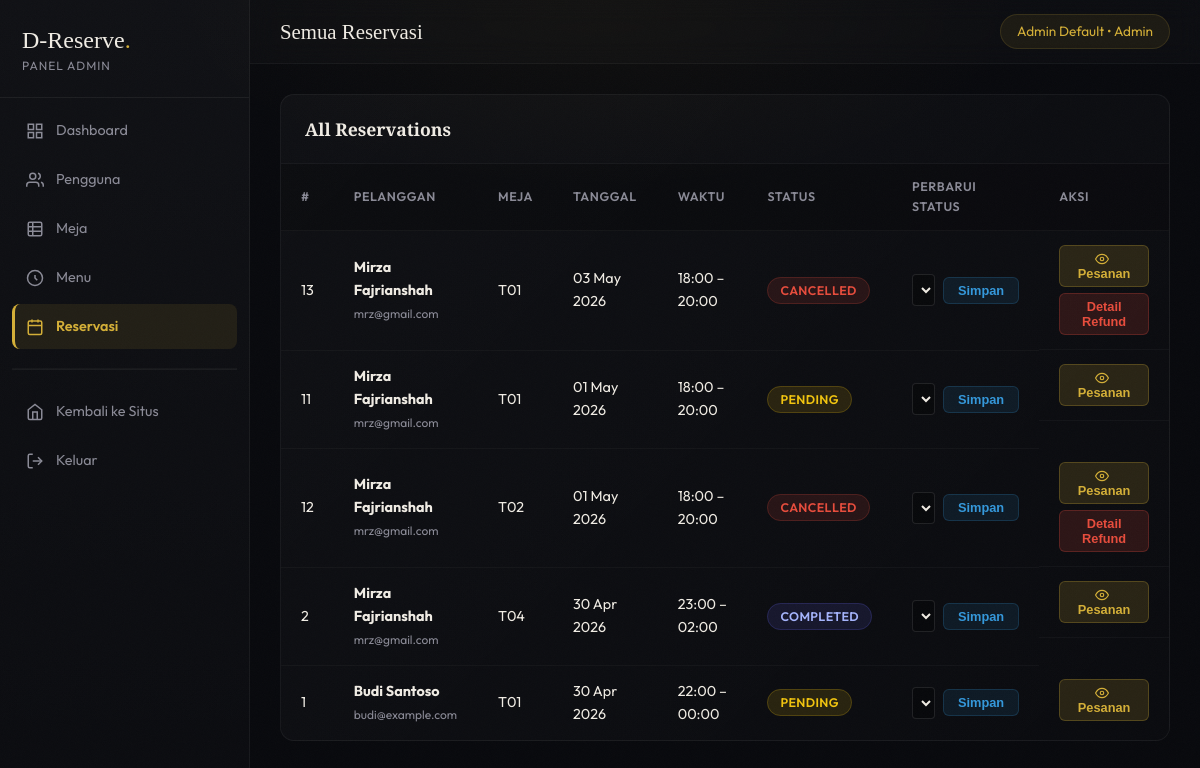
The app's page /public/index.php?action=admin_reservations (signed in) with its own data.
### tables this page shows
CREATE TABLE `reservations` (
  `id` int(11) NOT NULL,
  `user_id` int(11) NOT NULL,
  `table_id` int(11) NOT NULL,
  `reservation_date` date NOT NULL,
  `start_time` time NOT NULL,
  `end_time` time NOT NULL,
  `status` enum('pending','confirmed','completed','cancelled') DEFAULT 'pending',
  `created_at` timestamp NOT NULL DEFAULT current_timestamp()
);

CREATE TABLE `users` (
  `id` int(11) NOT NULL,
  `name` varchar(100) NOT NULL,
  `email` varchar(100) NOT NULL,
  `password` varchar(255) NOT NULL,
  `role` enum('customer','admin') DEFAULT 'customer',
  `created_at` timestamp NOT NULL DEFAULT current_timestamp(),
  `phone` varchar(20) DEFAULT NULL
);

CREATE TABLE `tables` (
  `id` int(11) NOT NULL,
  `table_number` varchar(20) NOT NULL,
  `capacity` int(11) NOT NULL,
  `status` enum('available','occupied','reserved') DEFAULT 'available'
);

### controllers/AdminController.php (called while the page is built, shortened)
<?php
require_once '../models/Reservation.php';
class AdminController {
    private $db;
    public function __construct() {
        $database = new Database();
        $this->db = $database->getConnection();
    }
    public function reservations() {
        $reservation  = new Reservation($this->db);
        $reservations = $reservation->readAll();
        require_once '../views/admin/reservations.php';
    }
}
?>

### config/Database.php (called while the page is built, shortened)
<?php
class Database {
    private $host = "localhost";
    private $db_name = "dreserve";
    private $username = "root";
    private $password = "";
    public function getConnection() {
        $this->conn = null;
        try {
            $this->conn = new PDO("mysql:host=" . $this->host . ";dbname=" . $this->db_name, $this->username, $this->password);
            $this->conn->setAttribute(PDO::ATTR_ERRMODE, PDO::ERRMODE_EXCEPTION);
        } catch(PDOException $exception) {
            echo "Connection error: " . $exception->getMessage();
        }
        return $this->conn;
    }
}
?>

### models/Reservation.php (called while the page is built, shortened)
<?php
class Reservation {
    private $conn;
    private $table_name = "reservations";
    public function __construct($db) {
        $this->conn = $db;
    }
    public function readAll() {
        $query = "SELECT r.*, u.name as user_name, u.email, t.table_number, p.status as payment_status
                  FROM " . $this->table_name . " r
                  JOIN users u ON r.user_id = u.id
                  JOIN tables t ON r.table_id = t.id
                  LEFT JOIN payments p ON p.reservation_id = r.id
                  ORDER BY r.reservation_date DESC, r.start_time DESC";
        $stmt = $this->conn->prepare($query);
        $stmt->execute();
        return $stmt;
    }
}
?>

### views/admin/reservations.php (the view, shortened to what this page needs)
<?php require_once '../views/admin/layout/header.php'; ?>
<div class="admin-card">
    <div class="admin-card-header">
        <h3>All Reservations</h3>
    </div>
    <div class="table-responsive">
        <table class="admin-table">
            <thead>
                <tr>
                    <th>#</th>
                    <th>Pelanggan</th>
                    <th>Meja</th>
                    <th>Tanggal</th>
                    <th>Waktu</th>
                    <th>Status</th>
                    <th>Perbarui Status</th>
                    <th>Aksi</th>
                </tr>
            </thead>
            <tbody>
                <?php while($row = $reservations->fetch(PDO::FETCH_ASSOC)): ?>
                <tr>
                    <td><?= $row['id'] ?></td>
                    <td>
                        <strong><?= htmlspecialchars($row['user_name']) ?></strong><br>
                        <small style="color:var(--text-muted)"><?= htmlspecialchars($row['email']) ?></small>
                    </td>
                    <td><?= $row['table_number'] ?></td>
                    <td><?= date('d M Y', strtotime($row['reservation_date'])) ?></td>
                    <td><?= date('H:i', strtotime($row['start_time'])) ?> – <?= date('H:i', strtotime($row['end_time'])) ?></td>
                    <td><span class="badge badge-<?= $row['status'] ?>"><?= ucfirst($row['status']) ?></span></td>
                    <td>
                        <form action="index.php?action=admin_reservation_status" method="POST" style="display:flex; gap:8px; align-items:center;">
                            <select name="status" style="padding:5px 8px; font-size:0.85rem; background:rgba(0,0,0,0.3); border:1px solid rgba(255,255,255,0.1); color:var(--text-main); border-radius:4px;">
                                <option value="pending"   <?= $row['status'] === 'pending'   ? 'selected' : '' ?>>Menunggu</option>
                                <option value="completed" <?= $row['status'] === 'completed' ? 'selected' : '' ?>>Selesai</option>
                                <option value="cancelled" <?= $row['status'] === 'cancelled' ? 'selected' : '' ?>>Dibatalkan</option>
                            </select>
                            <button type="submit" class="btn-action btn-edit">Simpan</button>
                        </form>
                    </td>
                    <td style="display: flex; gap: 6px; flex-wrap: wrap;">
                        <button onclick="viewPreOrder(<?= $row['id'] ?>, '<?= htmlspecialchars($row['user_name']) ?>')" class="btn-action btn-edit" style="background:rgba(212,175,55,0.15); color:var(--primary-color); border-color:rgba(212,175,55,0.25);">
                            <svg width="14" height="14" fill="none" stroke="currentColor" stroke-width="2" viewBox="0 0 24 24" style="vertical-align:text-bottom; margin-right:4px;"><path d="M1 12s4-8 11-8 11 8 11 8-4 8-11 8-11-8-11-8z"/><circle cx="12" cy="12" r="3"/></svg>
                            Pesanan
                        </button>
                        <?php if ($row['status'] === 'cancelled' && isset($row['payment_status']) && in_array($row['payment_status'], ['success', 'refunded'])): ?>
                            <button onclick="openRefundModal(<?= $row['id'] ?>, '<?= htmlspecialchars($row['user_name']) ?>', '<?= $row['payment_status'] ?>')" class="btn-action btn-edit" style="background:rgba(231,76,60,0.15); color:var(--danger); border-color:rgba(231,76,60,0.25);">
                                <?= $row['payment_status'] === 'success' ? 'Proses Refund' : 'Detail Refund' ?>
                            </button>
                        <?php endif; ?>
                    </td>
                </tr>
                <?php endwhile; ?>
            </tbody>
        </table>
    </div>
</div>
<?php require_once '../views/admin/layout/footer.php'; ?>

### public/css/style.css (style rules this page uses)
:root { --bg-color: #0a0c10; --bg-surface: #12141a; --surface-color: rgba(255, 255, 255, 0.04); --surface-hover: rgba(255, 255, 255, 0.08); --primary-color: #d4af37; --primary-hover: #e8c84a; --primary-glow: rgba(212, 175, 55, 0.25); --accent-warm: #c9944a; --text-main: #f0ece4; --text-muted: #8a8a96; --danger: #e74c3c; --success: #2ecc71; --radius-sm: 8px; --radius-md: 14px; --radius-lg: 20px; --font-sans: 'Outfit', sans-serif; --font-serif: 'Playfair Display', serif; }
* { margin: 0; padding: 0; box-sizing: border-box; }
body { background-color: var(--bg-color); background-image: radial-gradient(ellipse 80% 60% at 50% 0%, rgba(212,175,55,0.06) 0%, transparent 60%), radial-gradient(ellipse 60% 50% at 80% 100%, rgba(100,60,180,0.04) 0%, transparent 50%); color: var(--text-main); font-family: var(--font-sans); line-height: 1.6; min-height: 100vh; display: flex; flex-direction: column; }
body::before { content: ''; position: fixed; inset: 0; z-index: 9998; pointer-events: none; opacity: 0.025; background-repeat: repeat; background-size: 200px; }
h1, h2, h3 { font-family: var(--font-serif); font-weight: 600; color: var(--primary-color); }
.form-control, input[type="text"], input[type="email"], input[type="password"], input[type="date"], input[type="time"], input[type="number"], input[type="tel"], select { width: 100%; padding: 13px 16px; background: rgba(0,0,0,0.25); border: 1px solid rgba(255,255,255,0.08); border-radius: var(--radius-sm); color: var(--text-main); font-family: var(--font-sans); font-size: 0.92rem; transition: all 0.3s ease; }
.badge { padding: 5px 12px; border-radius: 20px; font-size: 0.78rem; font-weight: 600; text-transform: uppercase; letter-spacing: 0.03em; }
.badge-pending { background: rgba(241, 196, 15, 0.12); color: #f1c40f; border: 1px solid rgba(241,196,15,0.2); }
.badge-cancelled { background: rgba(231, 76, 60, 0.12); color: #e74c3c; border: 1px solid rgba(231,76,60,0.2); }
.badge-completed { background: rgba(99, 102, 241, 0.12); color: #a5b4fc; border: 1px solid rgba(99,102,241,0.2); }
table { width: 100%; border-collapse: collapse; margin-top: 20px; }
th, td { padding: 15px; text-align: left; border-bottom: 1px solid rgba(255,255,255,0.04); }
th { color: var(--primary-color); font-weight: 600; font-size: 0.85rem; }
.admin-body { display: flex; flex-direction: row; min-height: 100vh; background-color: #08090d; background-image: radial-gradient(ellipse 60% 40% at 50% 0%, rgba(212,175,55,0.04) 0%, transparent 60%); }
.admin-card { background: linear-gradient(135deg, rgba(255,255,255,0.03), rgba(255,255,255,0.01)); border: 1px solid rgba(255,255,255,0.05); border-radius: var(--radius-md); overflow: hidden; }
.admin-card-header { display: flex; align-items: center; justify-content: space-between; padding: 20px 24px; border-bottom: 1px solid rgba(255,255,255,0.04); }
.admin-card-header h3 { font-size: 1.1rem; margin-bottom: 0; color: var(--text-main); }
.table-responsive { overflow-x: auto; }
.admin-table { width: 100%; border-collapse: collapse; margin-top: 0; }
.admin-table th { padding: 13px 20px; font-size: 0.78rem; text-transform: uppercase; letter-spacing: 0.6px; color: var(--text-muted); background: rgba(0,0,0,0.2); border-bottom: 1px solid rgba(255,255,255,0.04); }
.admin-table td { padding: 14px 20px; border-bottom: 1px solid rgba(255,255,255,0.03); font-size: 0.9rem; vertical-align: middle; }
.admin-table tbody tr { transition: all 0.2s ease; }
.admin-table tbody tr:last-child td { border-bottom: none; }
.btn-action { padding: 5px 14px; border-radius: 6px; font-size: 0.8rem; font-weight: 600; cursor: pointer; text-decoration: none; transition: all 0.2s ease; display: inline-block; }
.btn-edit { background: rgba(52,152,219,0.1); color: #3498db; border: 1px solid rgba(52,152,219,0.2); }

### records on screen
reservations: id "13", user.name "Mirza Fajrianshah", user.email "mrz@gmail.com", table.table_number "T01", reservation_date "03 May 2026", start_time "18:00", end_time "20:00", status "CANCELLED", status "Dibatalkan", shows "Detail Refund"
reservations: id "11", user.name "Mirza Fajrianshah", user.email "mrz@gmail.com", table.table_number "T01", reservation_date "01 May 2026", start_time "18:00", end_time "20:00", status "PENDING", status "Menunggu"
reservations: id "12", user.name "Mirza Fajrianshah", user.email "mrz@gmail.com", table.table_number "T02", reservation_date "01 May 2026", start_time "18:00", end_time "20:00", status "CANCELLED", status "Dibatalkan", shows "Detail Refund"
reservations: id "2", user.name "Mirza Fajrianshah", user.email "mrz@gmail.com", table.table_number "T04", reservation_date "30 Apr 2026", start_time "23:00", end_time "02:00", status "COMPLETED", status "Selesai"
reservations: id "1", user.name "Budi Santoso", user.email "budi@example.com", table.table_number "T01", reservation_date "30 Apr 2026", start_time "22:00", end_time "00:00", status "PENDING", status "Menunggu"

### other values on screen
$titles[$_GET['action'] ?? 'admin_dashboard'] "Semua Reservasi"
$_SESSION['user_name'] "Admin Default"
